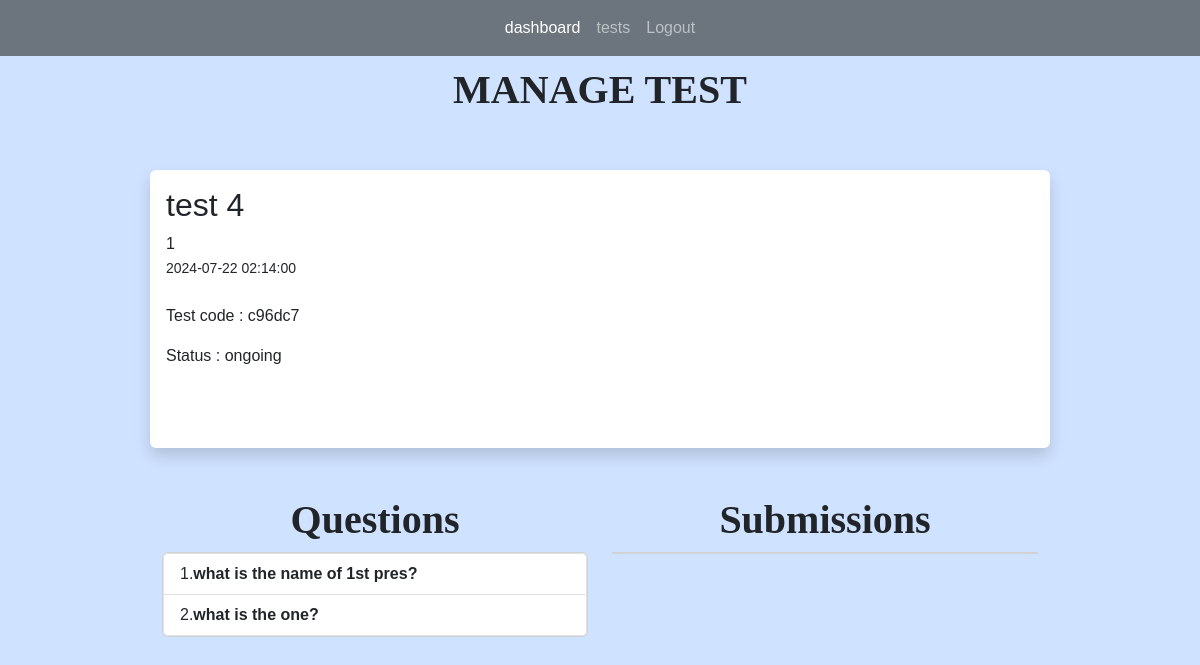
The app's page /tests/4 (signed in), older data.
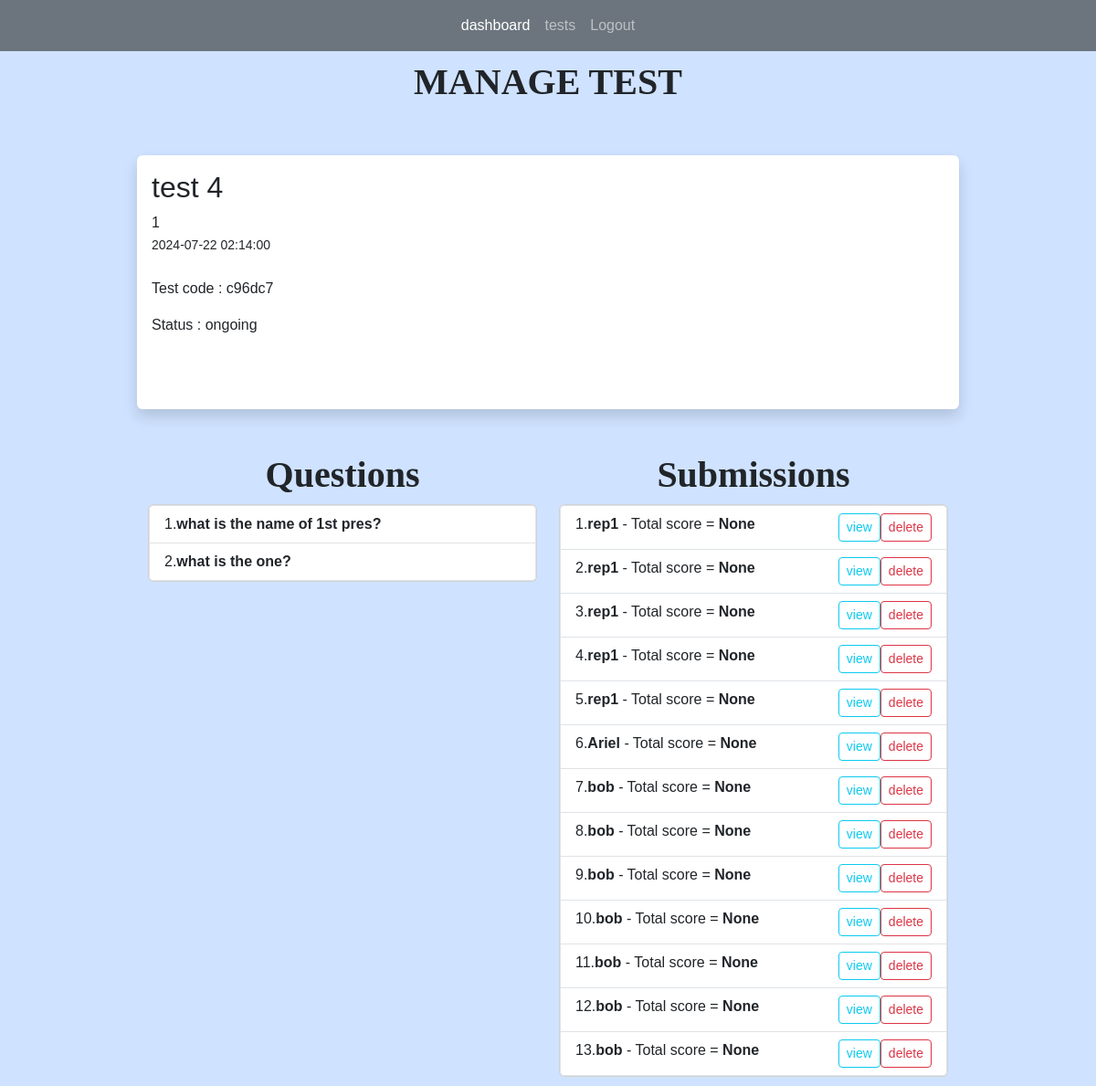
The same page, newer data.
### app.py (models this page shows)
class Tests(db.Model):
    test_id = db.Column(db.Integer, primary_key=True)
    title = db.Column(db.String(255))
    start_date = db.Column(db.DateTime, nullable = False)
    end_date = db.Column(db.DateTime, nullable = False)
    status = db.Column(db.String(255))
    teacher_id = db.Column(db.Integer, db.ForeignKey('users.id'))
    teacher = db.relationship('Users', backref=db.backref('tests', lazy=True))
    questions = db.relationship("Questions", backref="question_list")
    code = db.Column(db.String(6), unique=True)  # column to store the unique code
    students = db.relationship('Users', secondary='test_students', backref=db.backref('tests_registered', lazy=True))
    submissions = db.relationship('Submission', backref='test_submissions', lazy=True)

class Questions(db.Model):
    question_id = db.Column(db.Integer, primary_key=True)
    question_text = db.Column(db.String(255), nullable=False)
    question_type = db.Column(db.String(255), nullable=False)
    points = db.Column(db.Integer, nullable=False)
    option1 = db.Column(db.String(255))
    option2 = db.Column(db.String(255))
    option3 = db.Column(db.String(255))
    option4 = db.Column(db.String(255))
    correct_opt = db.Column(db.Integer)
    correct_ans = db.Column(db.String(255))
    test_id = db.Column(db.Integer, db.ForeignKey('tests.test_id'))
    test = db.relationship('Tests', backref=db.backref('question_test', lazy=True))
    answer = db.relationship("Answers", uselist=False)

class Submission(db.Model):
    submission_id = db.Column(db.Integer, primary_key=True)
    student_id = db.Column(db.Integer, db.ForeignKey('users.id'))
    test_id = db.Column(db.Integer, db.ForeignKey('tests.test_id'))
    submitted_at = db.Column(db.DateTime, default=datetime.now)
    total_points = db.Column(db.Integer)
    student = db.relationship('Users', backref=db.backref('submitter', lazy=True))
    test = db.relationship('Tests', backref=db.backref('submission_test', lazy=True))
    answers = db.relationship('Answers', backref=db.backref('answered_questions', lazy=True), lazy=True)

class Users(db.Model, UserMixin):
    id = db.Column(db.Integer, primary_key = True)
    name = db.Column(db.String(200), nullable=False)
    email = db.Column(db.String(120), nullable=False, unique =True)
    password = db.Column(db.String(128), nullable=False)
    role = db.Column(db.String(80), nullable=False)
    submissions = db.relationship('Submission', backref='submitted_tests', lazy=True)

### app.py (the view)
@app.route('/tests/<int:id>', methods=['GET', 'POST'])
@login_required(role="teacher")
def test(id):
    test = Tests.query.get_or_404(id)
    questions = Questions.query.filter_by(test_id = id)
    return render_template('manage_test.html', test=test, questions=questions)

### app.py (called while the page is built)
@login_manager.user_loader
def load_user(user_id):
    return Users.query.get(int(user_id))

def login_required(role="ANY"):
    def wrapper(fn):
        @wraps(fn)
        def decorated_view(*args, **kwargs):
            if not current_user.is_authenticated:
               return login_manager.unauthorized()
            if ( (current_user.role != role) and (role != "ANY")):
                return login_manager.unauthorized()
            return fn(*args, **kwargs)
        return decorated_view
    return wrapper

### templates/manage_test.html (shortened to what this page needs)
{% extends 'index.html' %}
{% block content %}
<h1>MANAGE TEST</h1>
<br>
<br/>
<div class="shadow p-3 mb-5 bg-body rounded">
	<h2>{{ test.title }}</h2>
    {{ test.teacher_id }}<br/>
	<small>{{ test.start_date }}</small> <br/><br/>
	<p>
		Test code : {{ test.code }}
	</p>
	<p>
		Status : {{ test.status }}
	</p>
	<br/><br/>
</div>
<div class="container text-center">
	<div class="row">
	  <div class="col">
		<h1>Questions</h1>
	  </div>
	  <div class="col">
		<h1>Submissions</h1>
	  </div>
	</div>
	<div class="row">
	  <div class="col">
		<div class="card">
			<ul class="list-group list-group-numbered">
				{% for question in questions %}
				<li style="text-align: left;" class="list-group-item d-flex ">
					<div class="flex-grow-1">
						<b >
							{{ question.question_text }}
						</b>
					</div>
				</li>
				{% endfor %}
			</ul>
		</div>
	  </div>
	  <div class="col">
		<div class="card">
			<ul class="list-group list-group-numbered">
				{% for submission in test.submissions %}
				<li style="text-align: left;" class="list-group-item d-flex ">
					<div class="flex-grow-1">
						<b >
							{{ submission.student.name }}
						</b>
						- Total score = <b>{{ submission.total_points }}</b>
					</div>
					<a class="btn btn-outline-info btn-sm" href="{{ url_for('view_submission', id=test.test_id, submission_id = submission.submission_id)}}">view</a>
					<a class="btn btn-outline-danger btn-sm" data-bs-toggle="modal" data-bs-target="#subconfirmationModal" href="{{ url_for('delete_submission', id=test.test_id, submission_id = submission.submission_id)}}">delete</a>
				</li>
				{% endfor %}
			</ul>
		</div>
	  </div>
	</div>
  </div>
{% endblock %}

### templates/index.html (shortened to what this page needs)
<!DOCTYPE html>
<html lang="en">
<head>
    <link href="https://cdn.jsdelivr.net/npm/bootstrap@5.3.3/dist/css/bootstrap.min.css"
    rel="stylesheet"
>
    <link rel="stylesheet" href="{{url_for('static', filename='main.css') }}">
</head>
<body class= "bg-primary-subtle" >
    {% if current_user.is_authenticated and current_user.role == "teacher" %}
        {% include 'teacher_navbar.html' %}
    {% endif %}
    <div style="margin-top: 10px;margin-bottom: 10px;margin-right: 150px;margin-left: 150px;">
        {% block content %}
        {% endblock %}
    </div>
</body>
</html>

### templates/teacher_navbar.html (shortened to what this page needs)
    <nav class="navbar navbar-expand-lg navbar-dark bg-secondary">
        <div class="collapse navbar-collapse" id="navbarNavAltMarkup">
            <div class="navbar-nav mx-auto">
            <a class="nav-link active" aria-current="page" href="{{ url_for('teacher_dashboard') }}">dashboard</a>
            <a class="nav-link" href="{{ url_for('tests') }}">tests</a>
            <a class="nav-link" href="{{ url_for('logout') }}">Logout</a>
            </div>
        </div>
    </nav>

### static/main.css (style rules this page uses)
body { font-family: Arial, sans-serif; margin: 0; padding: 0; }
nav a { color: #fff; text-decoration: none; }
H1 { font-family: Copperplate; font-weight: bold; font-size: 40px; text-align: center; }

Row changes from the older to the newer data that the page shows:
added Submission: student.name "rep1", total_points "None"
added Submission: student.name "rep1", total_points "None"
added Submission: student.name "rep1", total_points "None"
added Submission: student.name "rep1", total_points "None"
added Submission: student.name "rep1", total_points "None"
added Submission: student.name "Ariel", total_points "None"
added Submission: student.name "bob", total_points "None"
added Submission: student.name "bob", total_points "None"
added Submission: student.name "bob", total_points "None"
added Submission: student.name "bob", total_points "None"
added Submission: student.name "bob", total_points "None"
added Submission: student.name "bob", total_points "None"
added Submission: student.name "bob", total_points "None"
